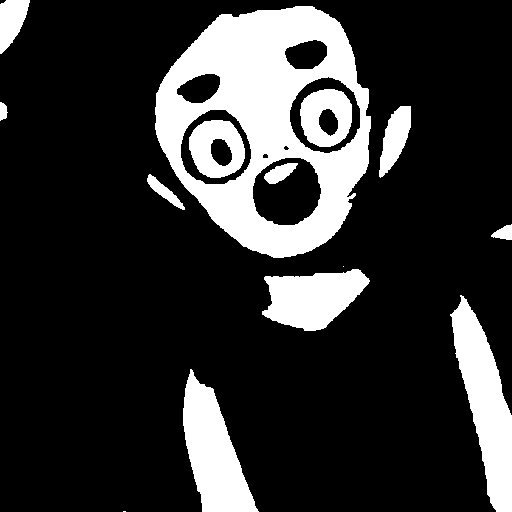
%> input picture Pratica4/mask_3.tif, 512 x 512 px
$ octave desafio4.m   (GNU Octave 9; MATLAB toolbox functions it lacks are replaced by stand-ins)
%> lines starting %> are read from the running program, lines starting %| are printed output that depends on the picture; in (x1, y1, x2, y2) boxes, pixels count from 0 and x2, y2 are one past the last pixel; in counts of white or black regions, pixels touching at a corner belong together; the program's own positions count from 1
close all;
clear all;
menino = imread('C:\Users\davic\OneDrive\Área de Trabalho\3Periodo\PDI\Atividades\Pratica4\mask_3.tif');
%> menino is the input picture: size 512x512 uint8; 19.8% white; 14 white regions (2 under 20 px), largest, box (x1, y1, x2, y2) and area: (155, 6, 371, 258) 27482, (450, 295, 512, 512) 6509, (183, 369, 259, 512) 5769
pretos = imread('C:\Users\davic\OneDrive\Área de Trabalho\3Periodo\PDI\Atividades\Pratica4\mask_2.tif');
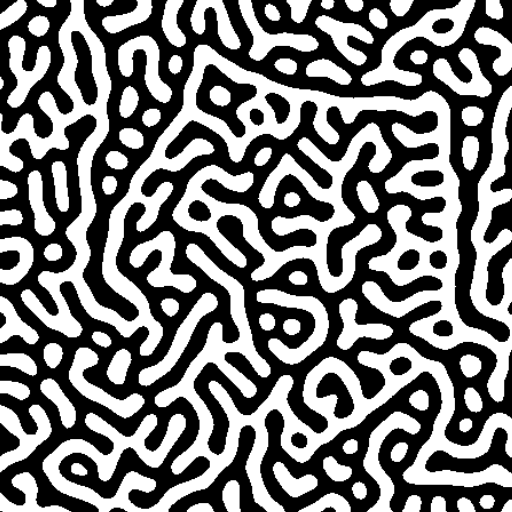
%> input picture Pratica4/mask_2.tif, 512 x 512 px
%> pretos is the input picture: size 512x512 uint8; min 0, max 255, mean 121.8

pretologic = zeros(512,512,'uint8');
limiar = 126;

for i = 1:size(pretos,1)
    for j = 1:size(pretos,2)
        if pretos(i, j) >= limiar
            pretologic(i, j) = 255;
        else
            pretologic(i, j) = 0;
        end
    end
end
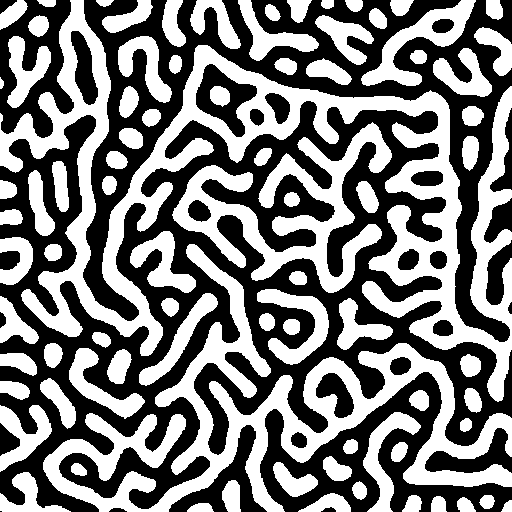
%> pretologic: size 512x512 uint8; 47.9% white; 83 white regions, largest, box (x1, y1, x2, y2) and area: (0, 0, 512, 402) 40082, (43, 244, 512, 512) 26041, (172, 122, 392, 293) 11546

im_final = menino & pretologic;
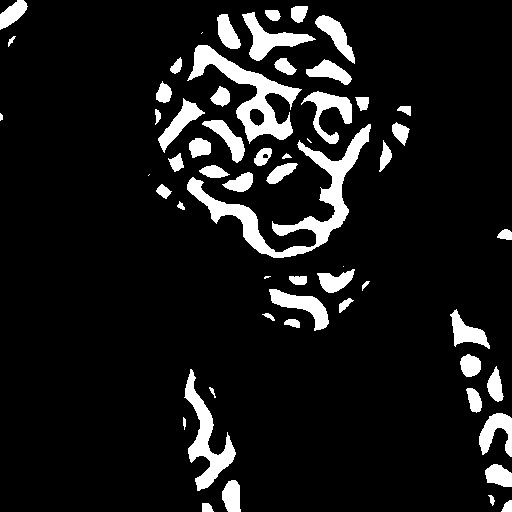
%> im_final: size 512x512 logical; 9.7% white; 58 white regions (6 under 20 px), largest, box (x1, y1, x2, y2) and area: (187, 124, 371, 258) 4584, (187, 45, 302, 144) 3149, (184, 369, 236, 491) 1976

figure(2);
imshow(im_final);
